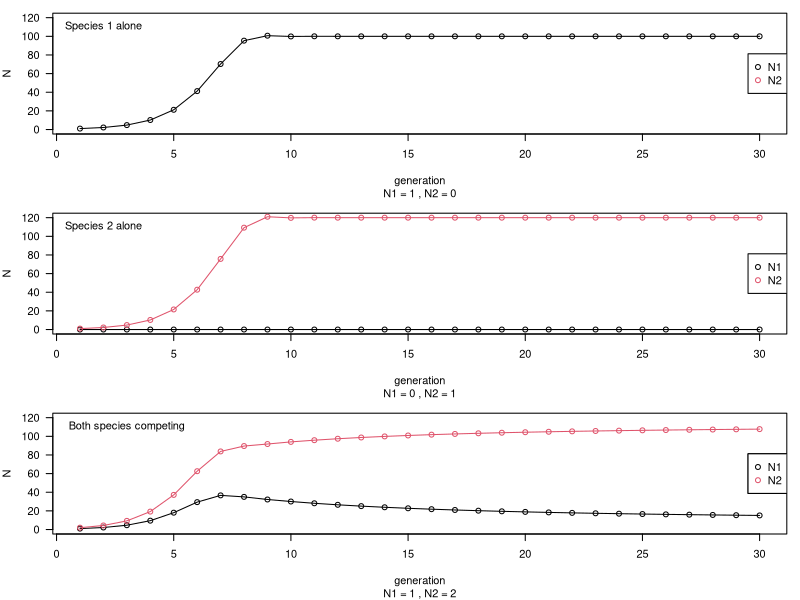

Generate this figure with R:
## ---- chunk 1
grow <- function(start_1, start_2){
  num_gen <- 30
  N1 <- rep(0, num_gen)
  N2 <- rep(0, num_gen)
  generation <- rep(1, num_gen)
  growth.rate_1 <- 1.2
  growth.rate_2 <- 1.2
  K1 <- 100
  K2 <- 120
  a12 <- 0.8
  a21 <- 0.8
  N1[1] <- start_1
  N2[1] <- start_2
  
  for(i in 2:num_gen){
    N1[i] = N1[i-1] + (growth.rate_1 * N1[i-1] * (K1 - N1[i-1] - a12 * N2[i-1]) / K1)
    N2[i] = N2[i-1] + (growth.rate_2 * N2[i-1] * (K2 - N2[i-1] - a21 * N1[i-1]) / K2)
    
    generation[i] = i
  }

  if(N1[1] > 0){
    plot(N1 ~ generation, typ = "o", ylim = c(0, max(c(K1, K2))), 
         ylab = "N", sub = paste("N1 =", start_1, ", N2 =", start_2))
    legend("right", legend = c("N1", "N2"), col = c(1, 2), pch = 1, bty = "o")
  } 
  else{
    plot(N1 ~ generation, typ = "o", ylim = c(0, max(c(K1, K2))), 
         ylab = "N", sub = paste("N1 =", start_1, ", N2 =", start_2))
  }
  
  if(N2[1] > 0){
    lines(N2 ~ generation, typ = "o", col = 2)
    legend("right", legend = c("N1", "N2"), col = c(1, 2), pch = 1, bty = "o")
  }
}
## ---- chunk 2
par(mar = c(5, 4, 1, 1), mfrow = c(3, 1), las = 1)

grow(1, 0)
text(2, 110, "Species 1 alone")

grow(0, 1)
text(2, 110, "Species 2 alone")

grow(1, 2)
text(3, 110, "Both species competing")
